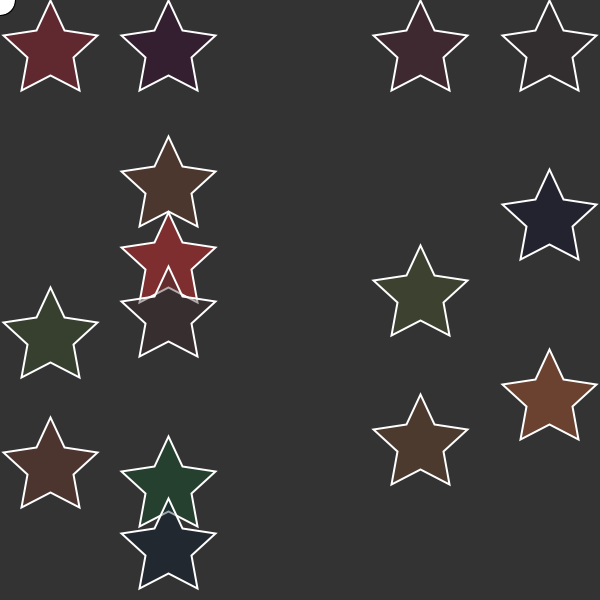
Frame 1 (no input)
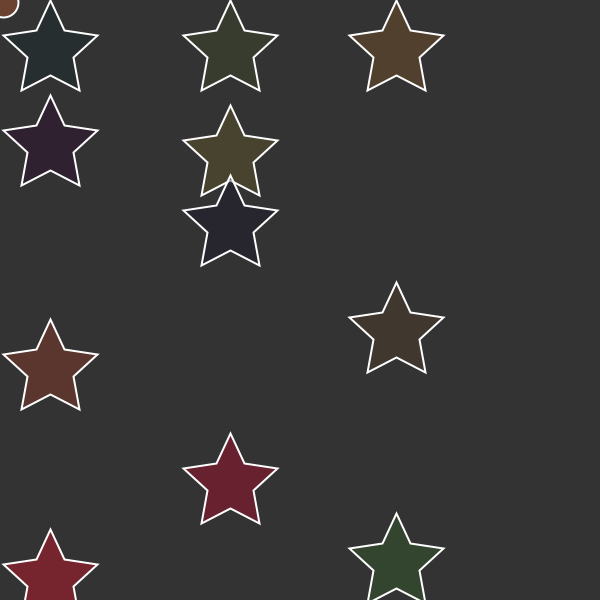
Frame 2 (the mouse pressed at the canvas centre, redrawn once)

The Processing sketch that drew these frames (run headless with seeded random() and noise(); the mouse was pressed at the canvas centre and the sketch redrawn once):

// Processing sketch: star_shiffman
// ── star_shiffman.pde
float ballX = 0;
float ballY = 0;
float xspeed = 3;
float yspeed = 2.3;

void setup() {
  size(600, 600);
  
}

void draw() {
  background(51);
  loop();
  ellipse(ballX, ballY, 30, 30);
  
  ballX = ballX + xspeed;
  ballY = ballY + yspeed;

  if (ballX > width || ballX < 0) {
    xspeed = xspeed*-0.9;
  }
  if (ballY > height || ballY < 0) {
    yspeed = yspeed*-1;
  }
  
  noLoop();
  pushMatrix();
  float x;
  float y;

  for (x=50; x<width; x+=random(100, 300)) {
    for (y=50; y<height; y+=random(50, 300)) {

      
      star(x, y);
    }
  }
  popMatrix();
  
  
  


  
}

void star(float x, float y) {
  color fillColor=color(random(255), random(100), 40, 100);
  fill(fillColor);
  stroke(255);
  strokeWeight(2);

  beginShape();
  vertex(x, y-50);
  vertex(x+14, y-20);
  vertex(x+47, y-15);
  vertex(x+23, y+7);
  vertex(x+29, y+40);
  vertex(x, y+25);
  vertex(x-29, y+40);
  vertex(x-23, y+7);
  vertex(x-47, y-15);
  vertex(x-14, y-20);
  endShape(CLOSE);
}
